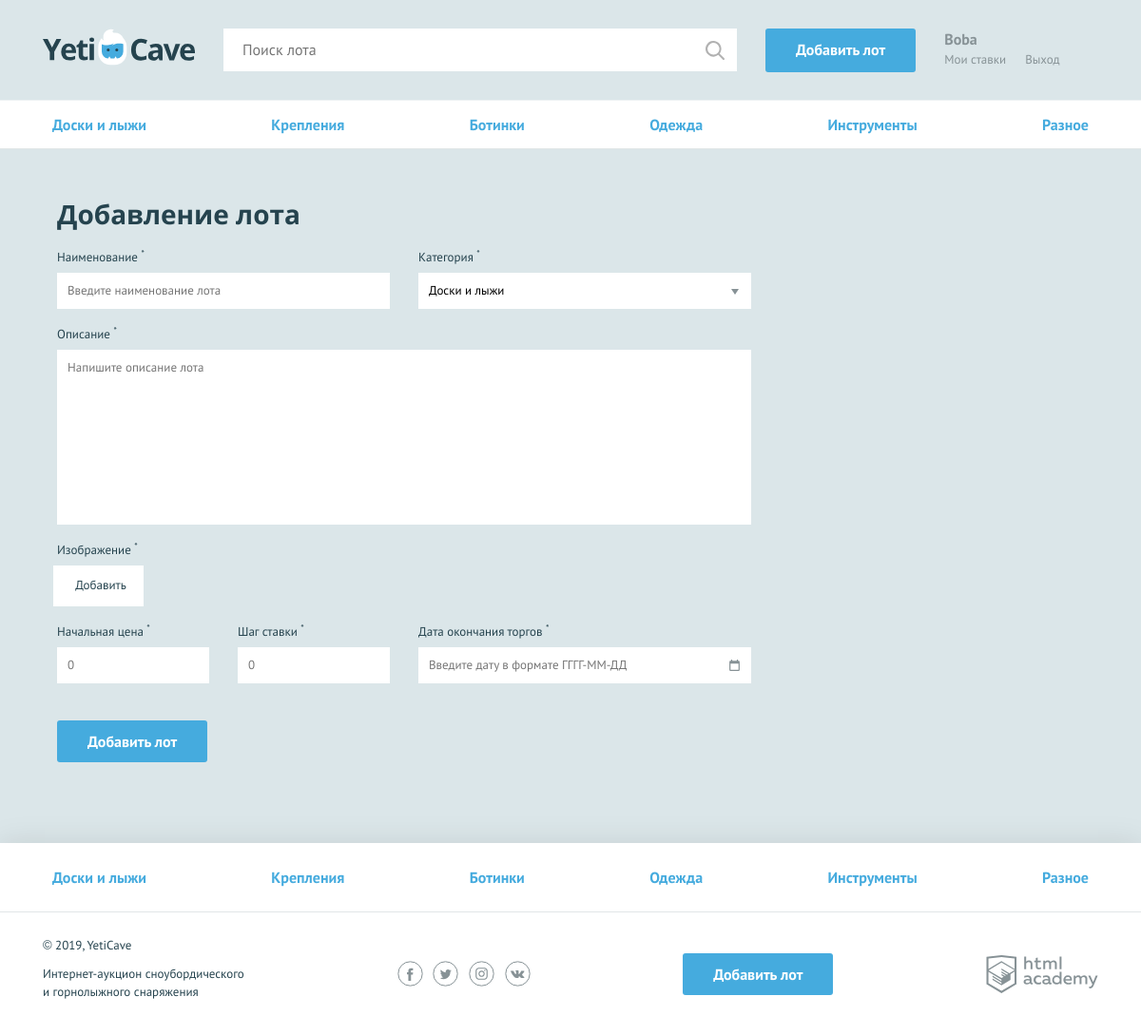
/add.php (signed in), run on the app's committed database.
### tables this page shows
CREATE TABLE categories (id INT AUTO_INCREMENT PRIMARY KEY, character_code VARCHAR(128) UNIQUE, name_category VARCHAR(128));

### helpers.php (called while the page is built, shortened)
<?php
function include_template(string $name, array $data = []): string
{
    $name = 'templates/' . $name;
    extract($data);
    require $name;
    return ob_get_clean();
}

### function.php (called while the page is built, shortened)
<?php
function get_category_query($DB_connect): array
{
    if (!$DB_connect) {
        $error = $DB_connect->connect_error;
        return $error;
    } else {
        $cat_query = $DB_connect->query("SELECT * FROM `categories`");
        if ($cat_query) {
            $categories = $cat_query->fetch_all(MYSQLI_ASSOC);
            return $categories;
        } else {
            $error = $DB_connect->error;
            return $error;
        }
    }
}

### templates/add-lot-tmps.php (the view, shortened to what this page needs)
<form class="form form--add-lot container <?= isset($errors) ? "form--invalid" : "" ; ?>" action="/add.php" method="POST" enctype="multipart/form-data">
  <h2>Добавление лота</h2>
  <div class="form__container-two">
    <div class="form__item <?= isset($errors['lot-name']) ? "form__item--invalid" : "" ; ?>">
      <label for="lot-name">Наименование <sup>*</sup></label>
      <input id="lot-name" type="text" name="lot-name" placeholder="Введите наименование лота" value="<?= $lot['lot-name'] ?? "";?>">
    </div>
    <div class="form__item <?= isset($errors['category']) ? "form__item--invalid" : "" ; ?>">
      <label for="category">Категория <sup>*</sup></label>
      <select id="category" name="category">
        <?php foreach ($categories as $category): ?>
        <option value="<?= $category['id']; ?>"><?=htmlspecialchars($category['name_category']); ?></option>
        <?php endforeach; ?>
      </select>
    </div>
  </div>
  <div class="form__item form__item--wide <?= isset($errors['message']) ? "form__item--invalid" : ""; ?>">
    <label for="message">Описание <sup>*</sup></label>
    <textarea id="message" name="message" placeholder="Напишите описание лота"><?= $lot['message'] ?? ""; ?></textarea>
  </div>
  <div class="form__item form__item--file <?= isset($errors['lot_img']) ? "form__item--invalid" : ""; ?>">
    <label>Изображение <sup>*</sup></label>
    <div class="form__input-file">
      <label for="lot-img">
      Добавить
      </label>
    </div>
  </div>
  <div class="form__container-three">
    <div class="form__item form__item--small <?= isset($errors['lot-rate']) ? "form__item--invalid" : ""; ?>">
      <label for="lot-rate">Начальная цена <sup>*</sup></label>
      <input id="lot-rate" type="text" name="lot-rate" placeholder="0" value="<?= $lot['lot-rate'] ?? ""; ?>">
    </div>
    <div class="form__item form__item--small <?= isset($errors['lot-step']) ? "form__item--invalid" : ""; ?>">
      <label for="lot-step">Шаг ставки <sup>*</sup></label>
      <input id="lot-step" type="text" name="lot-step" placeholder="0" value="<?= $lot['lot-step'] ?? ""; ?>">
    </div>
    <div class="form__item <?= isset($errors['lot-date']) ? "form__item--invalid" : ""; ?>">
      <label for="lot-date">Дата окончания торгов <sup>*</sup></label>
      <input class="form__input-date" id="lot-date" type="text" name="lot-date" placeholder="Введите дату в формате ГГГГ-ММ-ДД" value="<?= $lot['lot-date'] ?? ""; ?>">
    </div>
  </div>
  <button type="submit" class="button">Добавить лот</button>
</form>

### templates/layout-tmps.php (shortened to what this page needs)
<!DOCTYPE html>
<html lang="ru">
<head>
    <link href="../css/normalize.min.css" rel="stylesheet">
    <link href="../css/style.css" rel="stylesheet">
    <link href="../css/flatpickr.min.css" rel="stylesheet">
</head>
<body>
<div class="page-wrapper">
    <header class="main-header">
        <div class="main-header__container container">
            <a class="main-header__logo" href="/index.php">
                <img src="../img/logo.svg" width="160" height="39" alt="Логотип компании YetiCave">
            </a>
            <form class="main-header__search" method="get" action="/search.php" autocomplete="off">
                <input type="search" name="search" placeholder="Поиск лота">
                <input class="main-header__search-btn" type="submit" name="find" value="Найти">
            </form>
            <a class="main-header__add-lot button" href="/add.php">Добавить лот</a>
            <nav class="user-menu">
                <?php if (!empty($_SESSION)): ?>
                    <div class="user-menu__logged">
                        <p><?=$_SESSION['name'];?></p>
                        <a class="user-menu__bets" href="pages/my-bets.html">Мои ставки</a>
                        <a class="user-menu__logout" href="/logout.php">Выход</a>
                    </div>
                <?php endif; ?>
            </nav>
        </div>
    </header>
    <nav class="nav">
        <ul class="nav__list container">
            <?php foreach ($categories as $value): ?>
                <li class="nav__item">
                    <a href="pages/all-lots.html"><?=$value['name_category'];?></a>
                </li>
            <?php endforeach; ?>
        </ul>
    </nav>
    <main class="container">
        <?=$content; ?>
    </main>
</div>
<footer class="main-footer">
    <nav class="nav">
        <ul class="nav__list container">
            <?php foreach ($categories as $value): ?>
                <li class="nav__item">
                    <a href="pages/all-lots.html"><?=$value['name_category'];?></a>
                </li>
            <?php endforeach; ?>
        </ul>
    </nav>
    <div class="main-footer__bottom container">
        <div class="main-footer__copyright">
            <p>© 2019, YetiCave</p>
            <p>Интернет-аукцион сноубордического и горнолыжного снаряжения</p>
        </div>
        <div class="main-footer__social social">
            <a class="social__link social__link--facebook" href="#">
            </a>
            <a class="social__link social__link--twitter" href="#">
            </a>
            <a class="social__link social__link--instagram" href="#">
            </a>
            <a class="social__link social__link--vkontakte" href="#">
            </a>
        </div>
        <a class="main-footer__add-lot button" href="add-lot.html">Добавить лот</a>
        <div class="main-footer__developed-by">
            <a class="logo-academy" href="https://htmlacademy.ru/intensive/php">
            </a>
        </div>
    </div>
</footer>
</body>
</html>

### data on the page
categories: name_category "Доски и лыжи"
categories: name_category "Крепления"
categories: name_category "Ботинки"
categories: name_category "Одежда"
categories: name_category "Инструменты"
categories: name_category "Разное"

### other printed values
$_SESSION['name'] "Boba"
form field category "Доски и лыжи"
